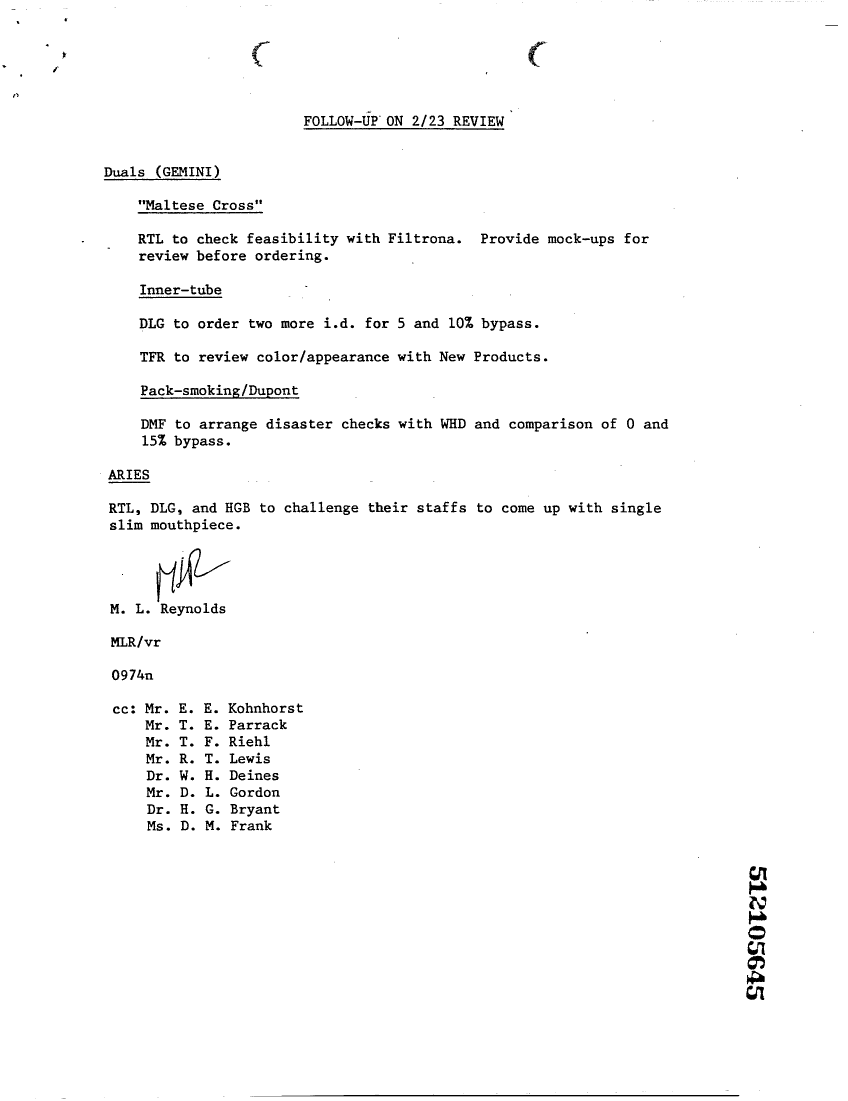
#> input picture example.tif, 2544 x 3302 px (shown at 1/3 size)
$ python -i feature_extractor.py   (imports and definitions only)
#> lines starting #> are read from the running program, lines starting #| are printed output that depends on the picture; after the words box and inside, x2 and y2 are one past the last pixel; in counts of white or black regions, pixels touching at a corner belong together
### signature_detection/utils.py
from typing import List

from signature_detection.point import Point


def get_bounding_box(component: List[Point]):
    left = float('inf')
    right = -float('inf')
    top = -float('inf')
    bottom = float('inf')
    for point in component:
        left = min(left, point.x)
        right = max(right, point.x)
        top = max(top, point.y)
        bottom = min(bottom, point.y)
    return left, right, top, bottom

### signature_detection/feature_extractor.py
from typing import List

import numpy as np
import cv2
from tqdm import tqdm

from signature_detection.point import Point
from signature_detection.utils import get_bounding_box


class FeatureExtractor:
    def fit(self, data, y):
        pass

    def transform(self, images) -> np.ndarray:
        data = np.array([self.extract_from_image(image) for image in tqdm(images)])
        data[data == np.inf] = 0
        data[data == -np.inf] = 0
        data[data == np.nan] = 0
        return data

    def fit_transform(self, data, y):
        self.fit(data, y)
        return self.transform(data)

    def extract_from_image(self, img) -> List[float]:
        scale = 0.3
        img = cv2.resize(img, (0, 0), fx=scale, fy=scale, interpolation=cv2.INTER_LANCZOS4)

        blur_size = 9
        blurred = cv2.GaussianBlur(img, (blur_size, blur_size), 0)

        edges = cv2.Canny(blurred, 100, 200, L2gradient=True)
        components = self.__get_components(edges)

        main_candidate = max(components, key=lambda component: self.__get_avg_dist(component))
        left, right, top, bottom = get_bounding_box(main_candidate)
        return [
            self.__restrict(self.__get_avg_dist(main_candidate)),
            self.__restrict((top - bottom) / (right - left)),
            self.__restrict((top + bottom) / 2 / blurred.shape[0]),
        ]

    @staticmethod
    def __get_components(edges):
        components_number, labels = cv2.connectedComponents(edges)

        components = [[] for _ in range(components_number)]
        for i, row in enumerate(labels):
            for j, e in enumerate(row):
                if e != 0:
                    components[e].append(Point(i, j))
        return components

    @staticmethod
    def __get_avg_dist(component):
        if not component:
            return 0
        left, right, top, bottom = get_bounding_box(component)
        total_dist = 0
        for point in component:
            dist = abs(point.x - left)
            dist = min(dist, abs(point.x - right))
            dist = min(dist, abs(point.y - top))
            dist = min(dist, abs(point.y - bottom))
            total_dist += dist
        return total_dist / len(component)

    @staticmethod
    def __restrict(x: float) -> float:
        return min(10 ** 9, max(-10 ** 9, x))

>>> import cv2
>>> picture = cv2.imread('../example.tif')
#> picture is the input picture: shape (3302, 2544, 3); 98.1% white; 699 black regions (148 under 20 px), largest, box (x1, y1, x2, y2) and area: (761, 3284, 2218, 3289) 5298, (421, 1164, 898, 1197) 2440, (910, 384, 1513, 390) 2361
>>> result = FeatureExtractor().extract_from_image(picture)
#> in extract_from_image, `img = cv2.resize(img, (0, 0), fx=scale, fy=scale, interpolation=cv2.IN..`:
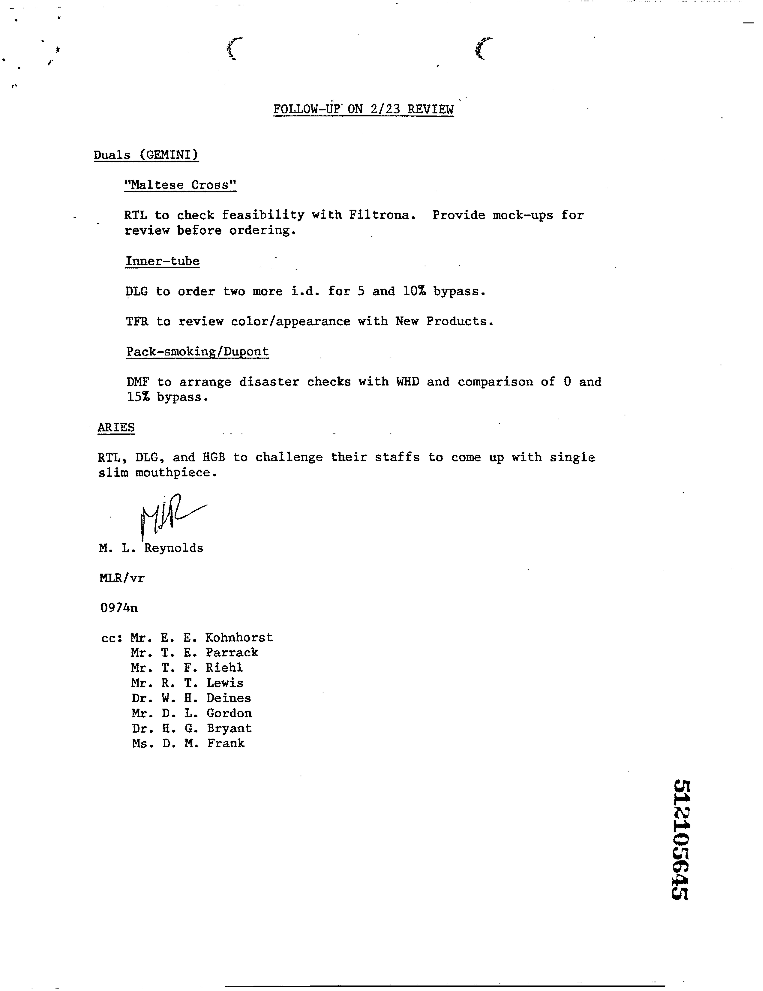
#> img: shape (991, 763, 3); min 0, max 255, mean 250.1
#> in extract_from_image, `blurred = cv2.GaussianBlur(img, (blur_size, blur_size), 0)`:
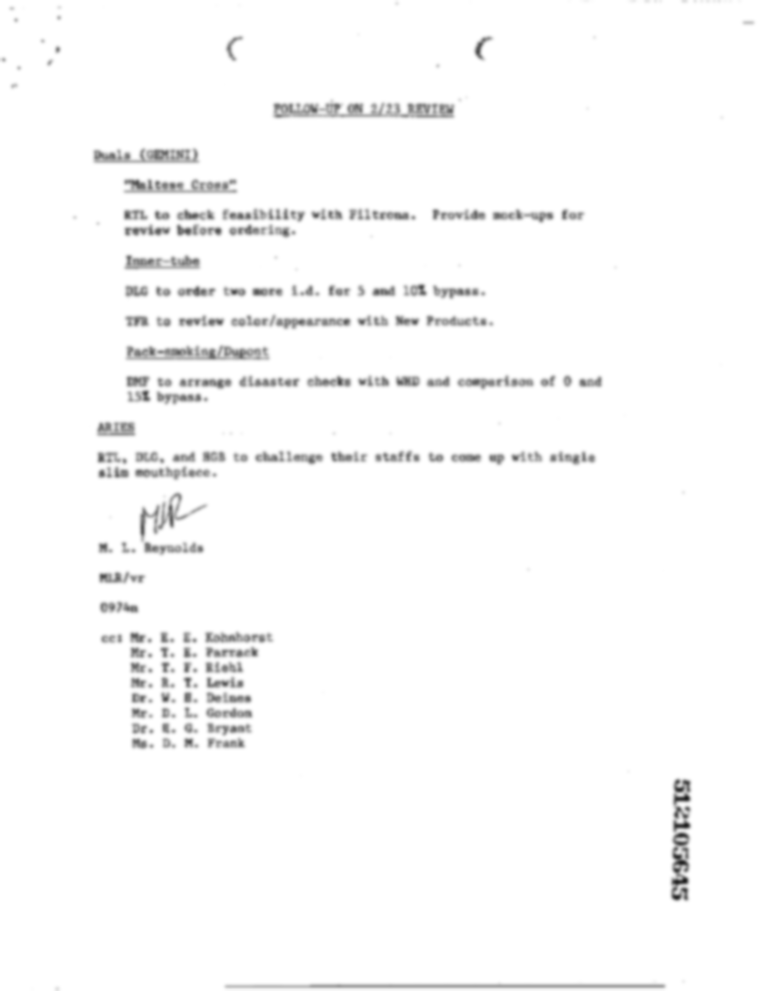
#> blurred: shape (991, 763, 3); min 32, max 255, mean 250.1
#> in extract_from_image, `edges = cv2.Canny(blurred, 100, 200, L2gradient=True)`:
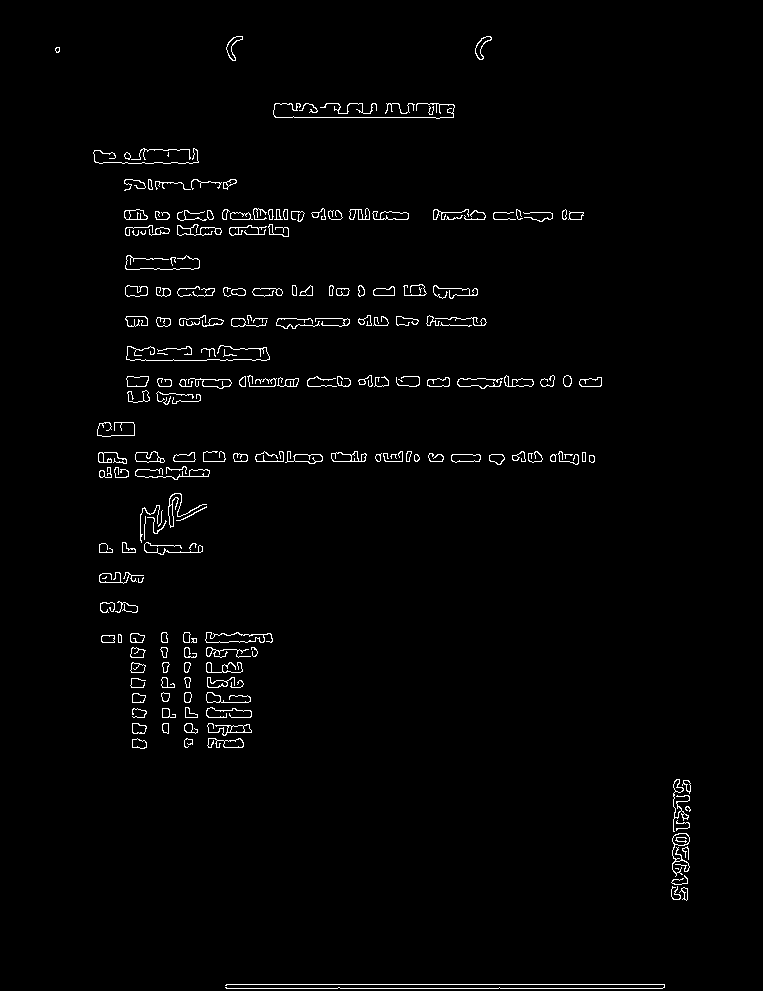
#> edges: shape (991, 763); 1.7% white in thin lines or dots, all inside (x1, y1, x2, y2) = (55, 36, 691, 989)
#> in __get_components, `components_number, labels = cv2.connectedComponents(edges)`:
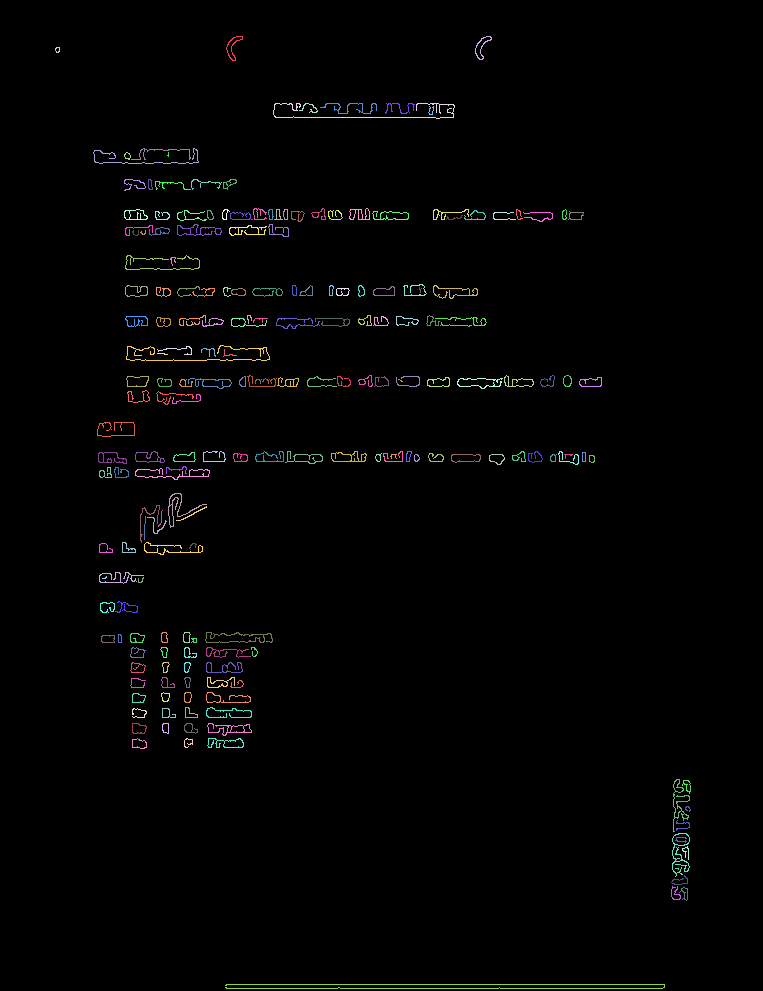
#> labels: shape (991, 763) int32; 202 distinct labels, from 0 to 201; one colour per label, 0 black
#> in __get_components, `components_number, labels = cv2.connectedComponents(edges)`: components_number = 202
#> in extract_from_image, `components = self.__get_components(edges)`: components = 202 items
#> in extract_from_image, `main_candidate = max(components, key=lambda component: self.__get_avg_..`: main_candidate = 162 items
#> in extract_from_image, `left, right, top, bottom = get_bounding_box(main_candidate)`: left = 493; right = 527; top = 206; bottom = 168
#> result = [5.38, 1.12, 0.189]
